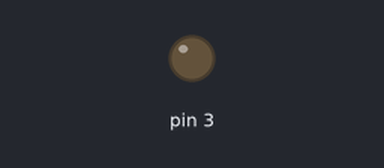
Recording of a sketch running on a simulated Arduino Uno, built with avr-gcc and run on an emulated ATmega328P. On the bench: output pins drawn as LEDs (lit = HIGH).

Above: at 0.05 s.
At 0.5 s:
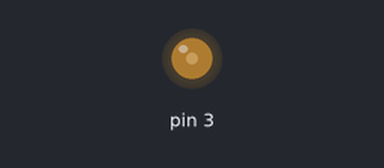
At 1.0 s:
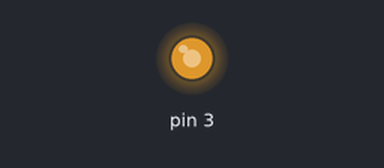
At 11.3 s:
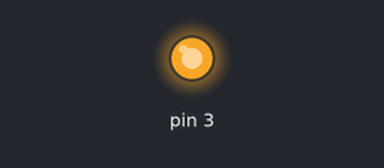
Timing chart, 0 to 14.7 s (numbered marks = the images above):
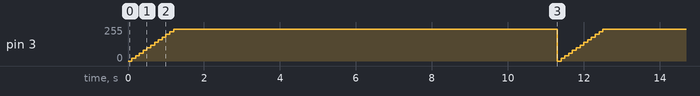

Measured:
- by itself, pin 3: repeats every 11.3 s: 40/255 0.10 s, 60/255 0.10 s, 80/255 0.10 s, 100/255 0.10 s, 120/255 0.10 s, 140/255 0.10 s, 160/255 0.10 s, 180/255 0.10 s, 200/255 0.10 s, 220/255 0.10 s, 240/255 10.1 s, 0/255 0.10 s, 20/255 0.10 s

The sketch:

dimmer.ino
```cpp
void setup() {
  pinMode(3,OUTPUT);
  analogWrite(3,0);
}

void loop() {
   for(int i=0;i<255;i+=20)
   {
     analogWrite(3,i);
     delay(100);
   }
   delay(10000);
}
```
